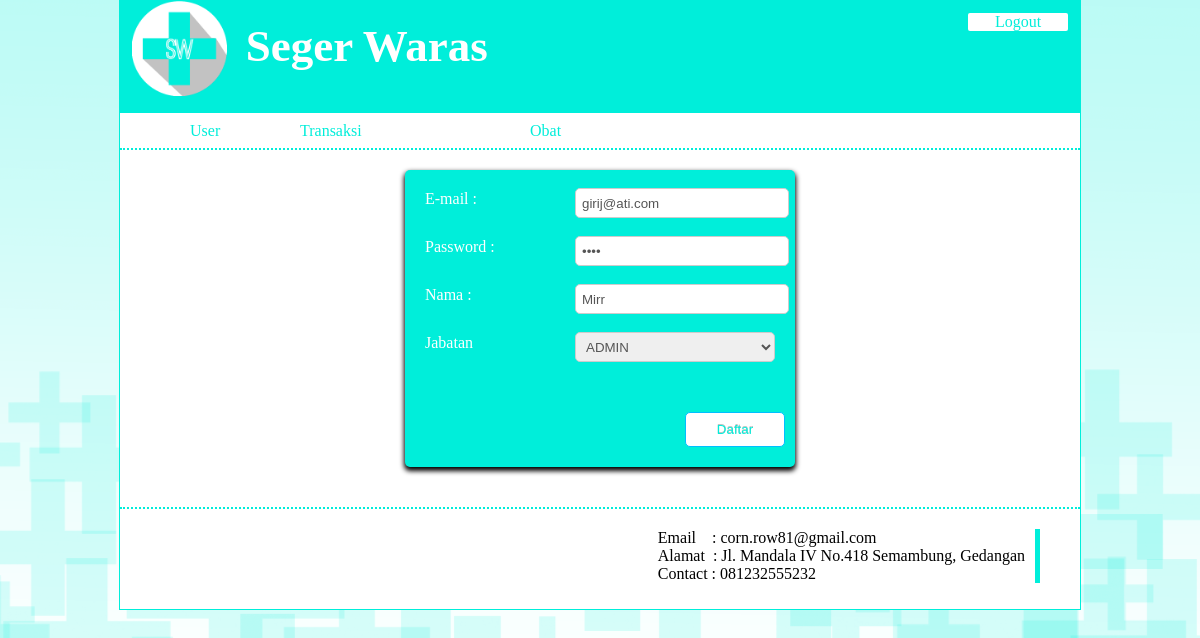
/index.php?menu=1&action=3&email=girij@ati.com (signed in), run on the app's committed database.
### tables this page shows
CREATE TABLE IF NOT EXISTS `tblidentitas` (
  `namaapotek` varchar(50) NOT NULL,
  `alamat` varchar(50) NOT NULL,
  `telp` varchar(15) NOT NULL,
  `deskripsi` varchar(255) NOT NULL
);

CREATE TABLE IF NOT EXISTS `tbluser` (
  `id_user` int(11) NOT NULL,
  `email` text NOT NULL,
  `nama` text NOT NULL,
  `password` text NOT NULL,
  `level` text NOT NULL
);

### lib/function.php (called while the page is built, shortened)
<?php
	$db = mysqli_connect('localhost','root','','dbapotek');
	function query($sql){
		global $db;
		$result = mysqli_query($db,$sql);
		return $result;
	}
 ?>

### index.php (the view, shortened to what this page needs)
<?php
	require_once 'lib/function.php';
	$result = query("SELECT * FROM tblidentitas");
	$row = mysqli_fetch_array($result);
 ?>
 <!DOCTYPE html>
 <html>
 <head>
 	<link rel="stylesheet" type="text/css" href="style.css">
 </head>
 <body>
 	<div id="wrapper">
 		<header>
 			<span class="btn"><a href="logout.php" class="logout">Logout</a></span>
 			<a href="index.php"><img src="assets/logo2.png"></a>
 			<h1>
 				<span class="sg"><?php echo $row[0]; ?></span>
 			</h1>
 		</header>
 		<nav>
 		<?php
 			if (isset($_SESSION['level'])) {
 				$level = $_SESSION['level'];
 		 ?>
 			<ul>
 			<?php
 				if ($level == 1) {
 			 ?>
 				<li><a class="mother" href="index.php?menu=1&action=0">User</a></li>
 			<?php } ?>
 				<li class="transaksi">Transaksi
 				</li>
 				<li><a class="mother" href="index.php?menu=6&action=0">Obat</a></li>
 			</ul>
 			<?php } ?>
 		</nav>
 		<div class="container">
 			<?php
 				if (!isset($_SESSION['level'])) {
 					header('location:login.php');
 				}else{
		 			if (isset($_GET['menu'])) {
		 				$menu = $_GET['menu'];
		 				if (isset($_GET['action'])) {
		 					$action = $_GET['action'];
				 		}
				 			switch ($menu) {
				 				case '1':
				 					if ($action == 0 && $menu == 1) {
				 						require_once 'page/user/index.php';
				 					}elseif ($action == 1 && $menu == 1) {
				 						require_once 'page/user/insert.php';
				 					}elseif ($action == 2 && $menu == 1) {
				 						require_once 'page/user/delete.php';
				 					}elseif ($action == 3 && $menu == 1) {
				 						require_once 'page/user/update.php';
				 					}
				 					break;
				 			}
	 				}
	 			}
 			 ?>
 		</div>
 	<footer>
 			<div class="foot-container">
				<span>Email&nbsp&nbsp&nbsp : corn.row81@gmail.com</span><br>
				<span>Alamat &nbsp: Jl. Mandala IV No.418 Semambung, Gedangan</span><br>
				<span>Contact :  081232555232</span><br>
 			</div>
 		</footer>
 	</div>
 </body>
 </html>

### page/user/update.php (shortened to what this page needs)
<?php
	if (isset($_GET['email'])){
		$email = $_GET['email'];
		$query = query("SELECT * FROM tbluser WHERE email = '$email'");
		$user = mysqli_fetch_array($query);
 ?>
 <form id="frm" method="POST">
 	<?php
 	echo '<label>E-mail : </label>';
	echo '<input type="email" name="email" placeholder="" value="'.$user[1].'" required/>';
	echo '<label>Password :</label>';
	echo '<input type="password" name="pass" value="'.$user[3].'" required="required" />';
	echo '<label>Nama : </label>';
	echo '<input type="text" name="nama" value="'.$user[2].'" required/>';
	echo '<label>Jabatan</label>';
	echo '<select name="level" required> ';
			if ($user[4] == 1) {
				echo "<option selected>ADMIN</option>";
			}else{
				echo "<option>ADMIN</option>";
				echo "<option selected>STAFF</option>";
			}
	echo '</select>';
	echo '<input type="submit" name="button" value="Daftar"/>';
 	echo '</form>';
			}
  ?>

### style.css (style rules this page uses)
body { background-image: url(assets/bg.png); }
* { margin : 0; }
a { text-decoration: none; }
#wrapper { width: 80%; height: 100%; margin: auto; border: 1px solid #00eeda; background-color: white; }
header { height: 100px; margin-bottom: 0px; background-color: #00eeda; padding-left: 12px; padding-bottom: 12px; }
header h1 { color: white; font-family: League Gothic; src : url(assets/League Gothic.otf); font-size: 45px; padding-top: 2%; padding-left: 12%; }
header .logout { float: right; width: 100px; text-align: center; background-color: white; color: #00eeda; border-radius: 2px; }
header .btn { float : right; padding: 12px; }
header img { width: 10%; float: left; position: }
nav { height:35px; background-color: white; overflow: hidden; width: 100%; border-bottom: 2px dotted #00eeda; }
nav ul { list-style: none; position: absolute; }
nav ul li { float:left; display: block; line-height:35px; width: 120px; color: #00eeda; padding-left: 10px; }
nav ul .transaksi { width: 200px; }
nav ul li .mother { color: #00eeda; padding-bottom: 10px; padding-top: 9px; padding-left: 20px; padding-right: 70px; }
.container { padding: 20px; }
#frm { font-family: calibri; min-width: 250px; width: 350px; background-color: #00eeda; border-radius: 5px; padding:20px; box-shadow: 0 3px 5px 1px black; overflow: hidden; margin:auto; }
#frm label { left:10px; color:#fff; margin-top: 10px; }
#frm input { display: block; position: relative; left:150px; top:-20px; width: 200px; border-radius: 5px; border: 1px solid #cccccc; height:20px; padding: 4px 6px; color:#555; }
#frm input[type="submit"] { color:#00eeda; text-shadow: 0 -1px 0 rgba(0, 0, 0, 0.25); background-color: white; border-color: deepskyblue; padding: 4px 12px; width: 100px; height:35px; position: relative; margin-top: 30px; top:0px; left:260px; }
#frm select { display: block; position: relative; left:150px; top:-20px; width: 200px; border-radius: 5px; border: 1px solid #cccccc; height:30px; padding: 4px 6px; color:#555; }
footer { width: 100%; height: 100px; border-top : 2px dotted #00eeda; clear: both; margin-top: 20px; background-color: white; }
footer .foot-container { float: right; margin-top: 20px; margin-right: 40px; padding-right: 10px; border-right: 5px solid #00eeda; }

### data on the page
tblidentitas: namaapotek "Seger Waras"
tbluser: email "girij@ati.com", nama "Mirr", level "ADMIN"
